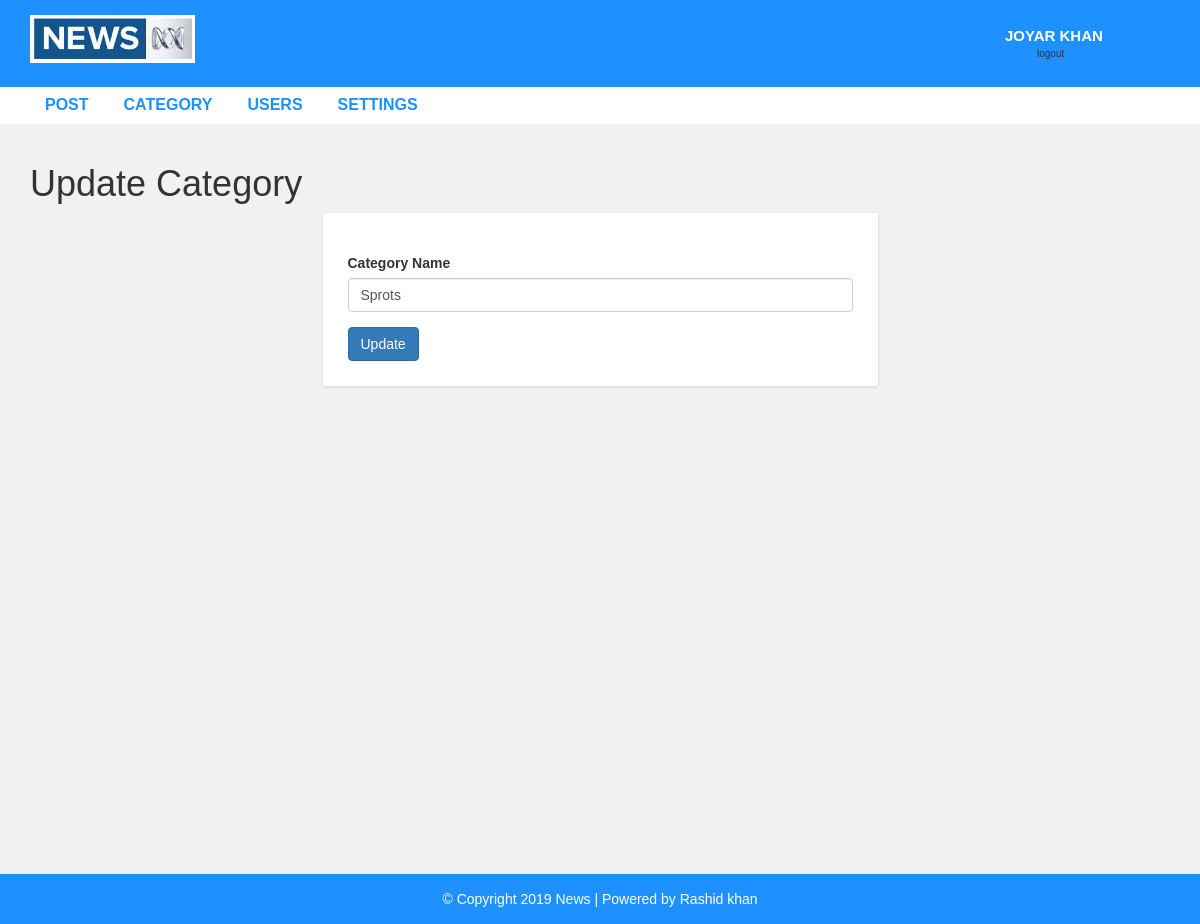
Page /admin/update-category.php?id=1 (signed in) on the committed database.
### tables this page shows
CREATE TABLE `settings` (
  `id` int(255) NOT NULL,
  `website_name` varchar(255) NOT NULL,
  `logo` varchar(255) NOT NULL,
  `footer_dis` varchar(255) NOT NULL,
  `contacts_link` varchar(255) NOT NULL,
  `contacts_link_name` varchar(255) NOT NULL
);

CREATE TABLE `category` (
  `id` int(255) NOT NULL,
  `category_name` varchar(255) NOT NULL,
  `post` int(255) NOT NULL
);

### admin/update-category.php (the view, shortened to what this page needs)
<?php include "header.php";
?>
<?php include "config.php" ?>
<!DOCTYPE html>
<html lang="en">
<head>
</head>
<body>
<div id="admin-content">
	<div class="container">
		<div class="row">
			<div class="col-md-12">
					<h1 class="adin-heading"> Update Category</h1>
			</div>
			<div class="col-md-offset-3 col-md-6">
					<form action="" method ="POST">
						<?php
							$id=$_GET['id'];
							$db_select="SELECT * FROM `category` WHERE `id`='$id'";
							$db_query=mysqli_query($con,$db_select);
							$numrows=mysqli_num_rows($db_query);
							if($numrows){
								while($datafetch=mysqli_fetch_assoc($db_query)){
									$catname=$datafetch['category_name'];
						?>
						<div class="form-group">
							<label>Category Name</label>
							<input type="text" name="cat_name" class="form-control" value="<?php echo $catname ?>"  placeholder="" required>
						</div>
						<input type="submit" name="catupdate" class="btn btn-primary" value="Update" required />
						<?php
								}
							}
						?>
					</form>
			</div>
			</div>
		</div>
		</div>
</body>
</html>
<?php include "footer.php"; ?>

### admin/header.php (shortened to what this page needs)
<!DOCTYPE html>
<html lang="en">
	<head>
		<link rel="stylesheet" href="../css/bootstrap.min.css" />
		<link rel="stylesheet" href="../css/font-awesome.css">
		<link rel="stylesheet" href="../css/style.css">
	</head>
	<body>
		<div id="header-admin">
			<div class="container">
					<div class="row">
						<div class="col-md-2">
							<?php
								include "config.php";
								$selected="SELECT * FROM `settings`";
								$query=mysqli_query($con,$selected);
								if(mysqli_num_rows($query)){
									while($datafetch=mysqli_fetch_assoc($query)){
										$logo=$datafetch['logo'];
										echo '<a href="post.php"><img class="logo" src="logo/'.$logo.'"></a>';
									}
								}
							?>
						</div>
						<div class="col-md-offset-8  col-md-2">
							<a href="logout.php" style="text-decoration: none;font-size: 15px;cursor: pointer;text-transform: uppercase;" class="admin-logout" ><p>
								<?php if($_SESSION['username']){
									echo $_SESSION['username'];
								}else{
									echo '<h3 class ="alert alert-danger"></h3>';
								} ?>
							</p>   </a>
							<p style="margin-top: -19px;padding-left:32px;font-size: 10px;">logout</p>
						</div>
					</div>
			</div>
		</div>
		<div id="admin-menubar">
			<div class="container">
					<div class="row">
						<div class="col-md-12">
							<ul class="admin-menu">
									<li>
										<a href="post.php">Post</a>
									</li>
									<?php
										if($_SESSION['role']=='Admin'){
									?>
									<li>
										<a href="category.php">Category</a>
									</li>
									<li>
										<a href="users.php">Users</a>
									</li>
									<li>
										<a href="settings.php">Settings</a>
									</li>
									<?php
								}
								?>
							</ul>
						</div>
					</div>
			</div>
		</div>
</body>
</html>

### admin/footer.php
<div id ="footer">
    <div class="container">
        <div class="row">
            <div class="col-md-12">
                    <?php
                        include "config.php";
                        $selected="SELECT * FROM `settings`";
                        $query=mysqli_query($con,$selected);
                        if(mysqli_num_rows($query)){
                            while($datafetch=mysqli_fetch_assoc($query)){
                                $footer_dis=$datafetch['footer_dis'];
                                $contacts_link=$datafetch['contacts_link'];
                                $contacts_link_name=$datafetch['contacts_link_name'];
                    ?>
                <span>&copy; <?php echo  $footer_dis ?><a target="_blank" href="<?php echo  $contacts_link ?>"> <?php echo  $contacts_link_name ?></a></span>
                <?php
                            }
                        }
                ?>
            </div>
        </div>
    </div>
</div>
</body>
</html>

### css/style.css (style rules this page uses)
body { background: #f1f1f1; font-family: sans-serif,arial,Helvetica; }
a, a:hover, a:focus { text-decoration: none; outline: none; }
ul { margin:0; padding:0; list-style:none; }
img.logo { width: 100%; height: auto; display: block; }
#header-admin { background-color: #1E90FF; padding: 15px 0; }
#header-admin .admin-logout { margin: 10px 0; color: #fff; font-size: 18px; font-weight: 600; text-transform: uppercase; display: inline-block; }
#admin-menubar { background-color: #fff; }
#admin-menubar .admin-menu { font-size: 0; }
#admin-menubar .admin-menu li { display: inline-block; margin: 0 5px 0 0; }
#admin-menubar .admin-menu li a { color: #1E90FF; font-size: 16px; font-weight: 600; text-transform: uppercase; padding: 7px 15px; display: block; transition: all 0.3s; }
#admin-content { padding: 20px 0; min-height: 750px; }
form { background: #fff; padding: 25px; box-shadow:0 1px 3px rgba(0, 0, 0, 0.13); }
#footer { color: #fff; padding:15px 0; text-align:center; background-color:#1e90ff; }
#footer a { color:#fff; }

### rows in the picture
settings: logo (picture), footer_dis "Copyright 2019 News | Powered by", contacts_link_name "Rashid khan"
category: cat_name "Sprots"

### other values in the picture
$_SESSION['username'] "JOYAR KHAN"
